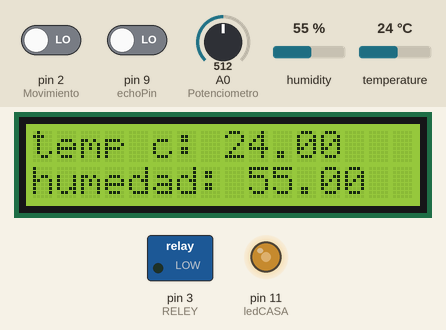
Recording of a sketch running on a simulated Arduino Uno, built with avr-gcc and run on an emulated ATmega328P. On the bench: 16×2 character LCD, switched loads named in the sketch (green lamp = pin HIGH), output pins drawn as LEDs (lit = HIGH). The inputs (shaded band) are chosen by the test bench; at power-on: A0 (Potenciometro) = 512, pin 2 (Movimiento) LOW, humidity 55 %, temperature 24 °C, pin 9 (echoPin) LOW. Pins used as bus, display or sensor lines are not drawn.

Above: at 1.7 s.
1.8 s: A0 (Potenciometro) set to 716
At 9.0 s:
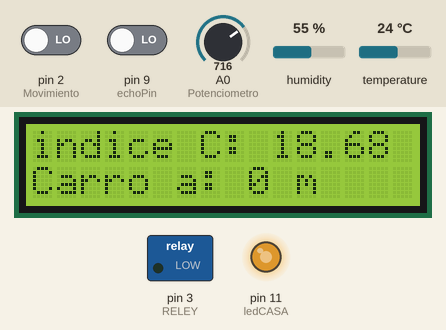
12.8 s: pin 2 (Movimiento) driven HIGH
At 17.7 s:
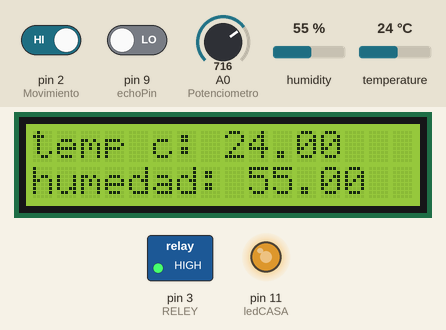
24.1 s: A0 (Potenciometro) set to 900
At 29.3 s:
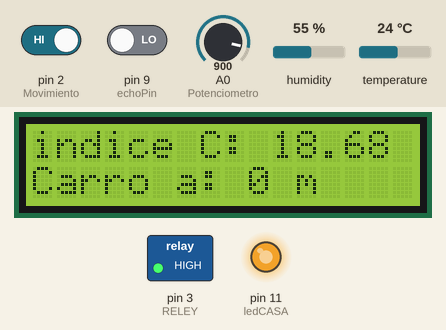
35.2 s: pin 2 (Movimiento) driven LOW
At 38.0 s:
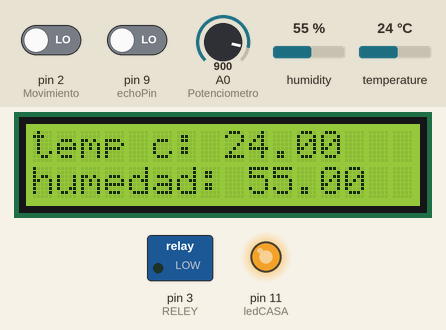
45.3 s: humidity set to 22 %
At 49.6 s:
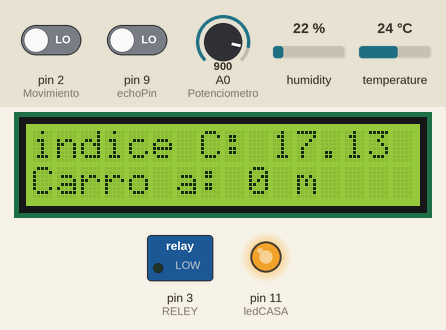
50.4 s: temperature set to 12 °C
At 52.6 s:
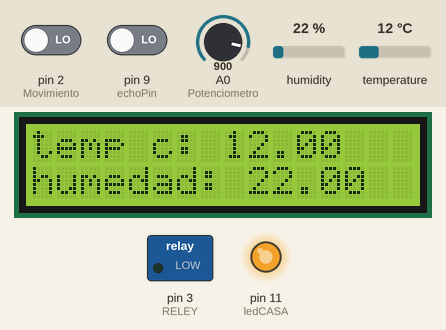
Timing chart, 0 to 54.1 s (numbered marks = the images above; inputs shaded):
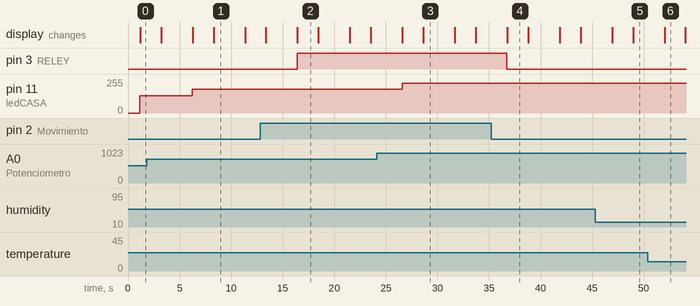

The sketch:

PROYECTO_FINAL.ino
```cpp
#include "DHT.h"

#include <LCD_I2C.h>

// Direcciones I2C de los LCD

//#define LCD2_ADDR 0x26

LCD_I2C lcd(0x27, 16, 2); // Default address of most PCF8574 modules, change according
//LCD_I2C lcd2(LCD2_ADDR, 16, 2);

#define DHTPIN 10

#define DHTTYPE DHT11

DHT dht(DHTPIN, DHTTYPE);

//PINER DEL ARDUINO
int Movimiento = 2;
int RELEY = 3;
//int BUZZER = 5;
int trigPin = 8;
int echoPin = 9;
int SensorTemp = 10;
int ledCASA = 11;
int Potenciometro = 14; //A0


//VARIABLES
int valorVOLTAJE;
int distancia;
long tiempo;


void setup() {

    //DECLARAMOS SALIDAS Y ENTRADAS
    pinMode(echoPin, INPUT);
    pinMode(trigPin, OUTPUT);
    pinMode(SensorTemp,INPUT);
    pinMode(ledCASA, OUTPUT);
    pinMode(Movimiento, INPUT);
    pinMode(RELEY, OUTPUT);
  //  pinMode(BUZZER, OUTPUT);

    lcd.begin(); // If you are using more I2C devices using the Wire library use
    lcd.begin(false);
    lcd.backlight();

    //lcd2.begin(); // If you are using more I2C devices using the Wire library use
    //lcd2.backlight();

    dht.begin();

    Serial.begin(9600);
}

void loop() {

  digitalWrite(trigPin, LOW);

  delayMicroseconds(5);

  digitalWrite(trigPin, HIGH);

  delayMicroseconds(10);

  tiempo = pulseIn(echoPin, HIGH);

  distancia = 0.017 * tiempo; // formula 343.2m/seg * (100 cm/m) * (1/1000000 microsegundos) = 1(29.2 * 2 cm/microsegundos) = 0.017 cm/microsegundos

  valorVOLTAJE = analogRead(Potenciometro)/4;

  bool valorMOVIMIENTO = digitalRead(Movimiento);


  if(distancia <= 10){

    //lcd2.setCursor(0,0);
    //lcd2.clear();
    //lcd2.print("Carro a:");
    //lcd2.setCursor(0,1);
    //lcd2.print(distancia);


    lcd.setCursor(0,0);

    float h = dht.readHumidity();

    float t = dht.readTemperature();

      if (isnan(h) || isnan(t)){

        if(valorVOLTAJE  > 100){
          analogWrite(ledCASA, valorVOLTAJE );
        }
        else {
          analogWrite(ledCASA, LOW);
        }

        if(valorMOVIMIENTO == 1){

        digitalWrite(RELEY,HIGH);
      //tone(BUZZER, 1000); // 1000 Hz
      //delay(1000);           // Espera 1 segundo
      //noTone(BUZZER);     // Detiene el tono
      //delay(1000);           // Espera 1 segundo

        } else {

        digitalWrite(RELEY,LOW);
        //noTone(BUZZER);
        }


        lcd.clear();
        lcd.print("failed to read");
        delay(500);

        return;

      }

      else{

        if(valorVOLTAJE  > 100){
          analogWrite(ledCASA, valorVOLTAJE );
        }
        else {
          analogWrite(ledCASA, LOW);
        }

        if(valorMOVIMIENTO == 1){

          digitalWrite(RELEY,HIGH);
          //tone(BUZZER, 1000); // 1000 Hz
          //delay(1000);           // Espera 1 segundo
          //noTone(BUZZER);     // Detiene el tono
          //delay(1000);           // Espera 1 segundo

        } else {

          digitalWrite(RELEY,LOW);
          //noTone(BUZZER);
        }


        lcd.clear();
        lcd.print("temp c: ");
        lcd.print(t);
        lcd.setCursor(0,1);
        lcd.print("humedad: ");
        lcd.print(h);
        delay(2000);

        float hic = dht.computeHeatIndex(t,h);

        lcd.clear();
        lcd.setCursor(0,0);
        lcd.print("indice C: ");
        lcd.print(hic);
        lcd.setCursor(0,1);
        lcd.print("Carro a: ");
        lcd.print(distancia);
        lcd.print(" m");
        delay(2000);


      }

  }

  else{

    if(valorVOLTAJE  > 100){
      analogWrite(ledCASA, valorVOLTAJE );
    }
    else {
      analogWrite(ledCASA, LOW);
    }


    lcd.setCursor(0,0);
    lcd.clear();
    lcd.print("CARRO ROBADO");
    delay(1000);

  }


}
```

Measured:
- after the input at 1.8 s, pin 11 (ledCASA): 128/255 → 179/255 after 4.4 s
- after the input at 12.8 s, pin 3 (RELEY): LOW → HIGH after 3.6 s
- after the input at 24.1 s, pin 11 (ledCASA): 179/255 → 225/255 after 2.5 s
- after the input at 35.2 s, pin 3 (RELEY): HIGH → LOW after 1.5 s
- after the input at 45.3 s, the display: first changes after 1.6 s (image 5 shows a later state)
- after the input at 50.4 s, the display: changes after 1.6 s (image 6)
- what the display in image 1 shows lasts 3.0 s, from 8.3 s to 11.3 s
